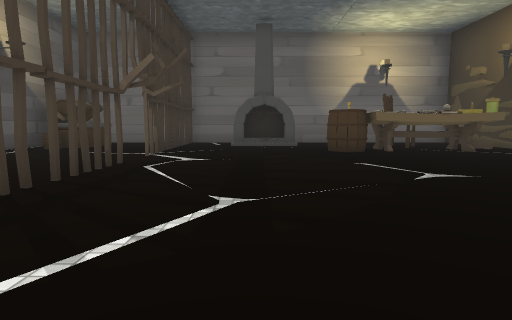
view 1 (above)

16 first-person views from a walk through a 3-D level made in the Unity game engine. The camera is 1.3 m above the floor, tilts 6° down and sees 75° across. The floor is counted in squares, 2 m on a side. Each view is taken from the middle of a square. On the plan, view 1 faces up. The plan holds only what a view shows up to about 10 squares ahead; the rest is blank. The place goes on beyond the plan. The player is left out. Some animated figures are left out. Some surface patterns are stand-ins.

view 2
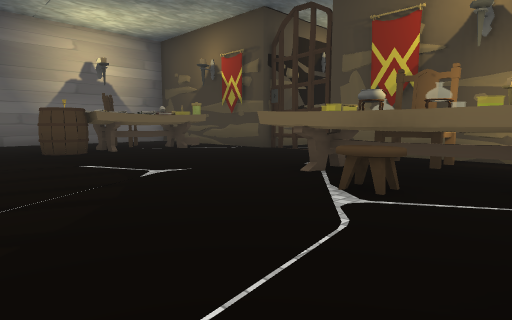

view 3
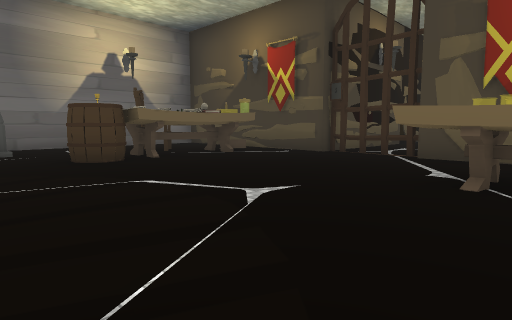

view 4
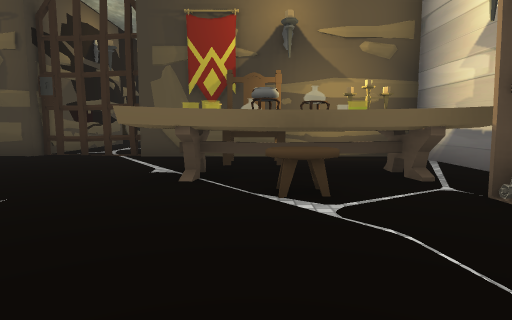

view 5
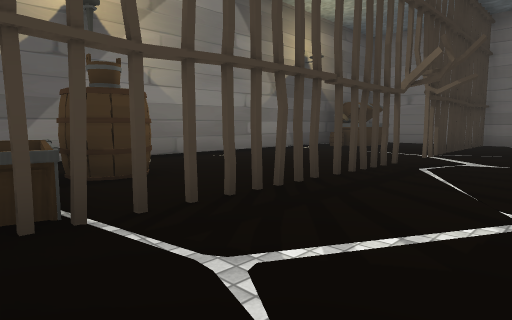

view 6
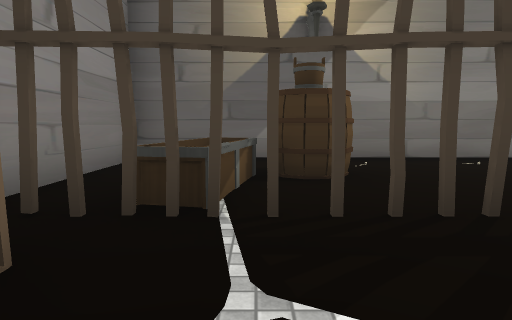

view 7
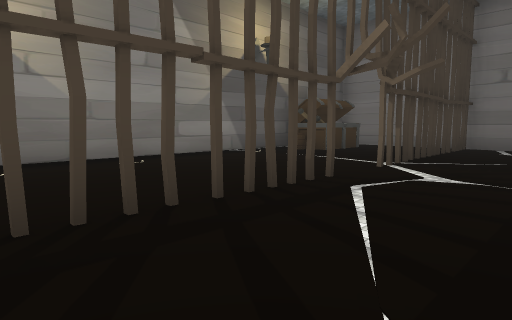

view 8
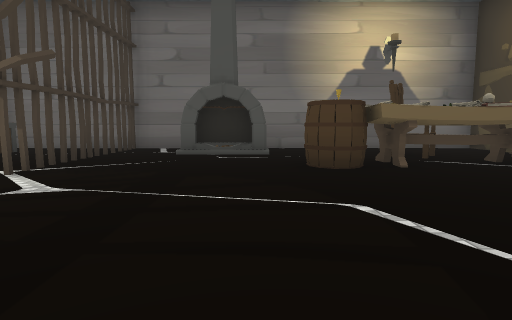

view 9
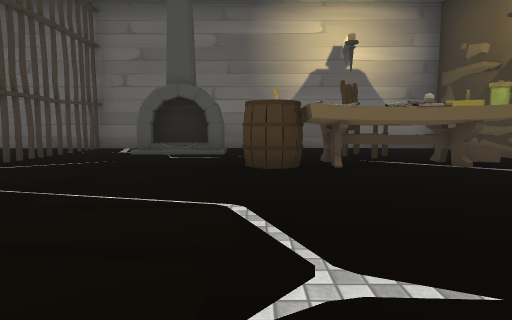

view 10
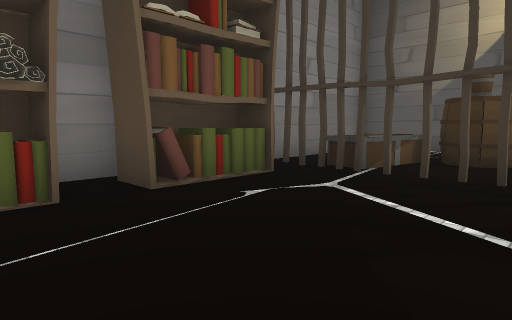

view 11
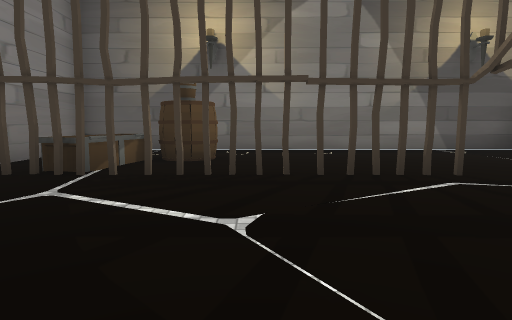

view 12
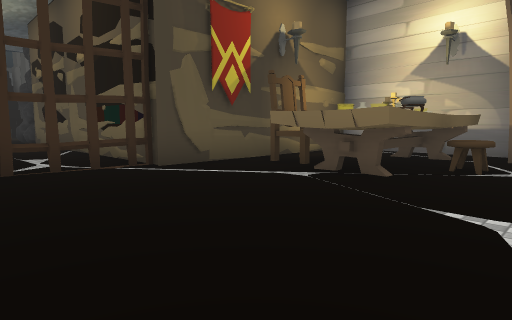

view 13
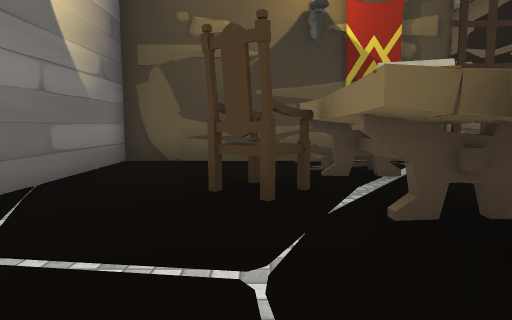

view 14
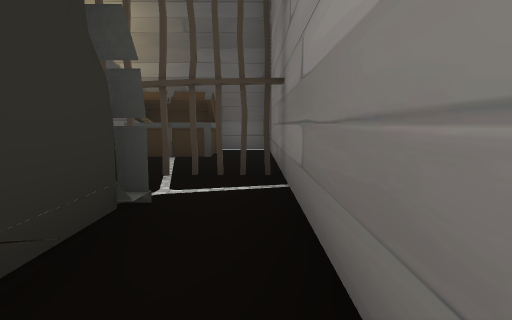

view 15
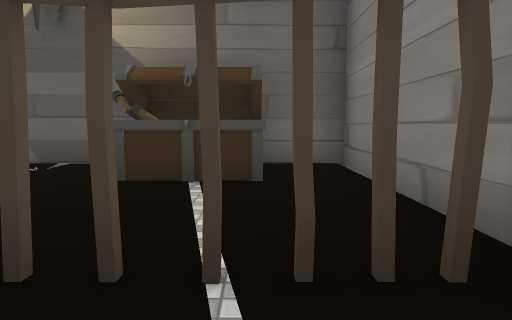

view 16
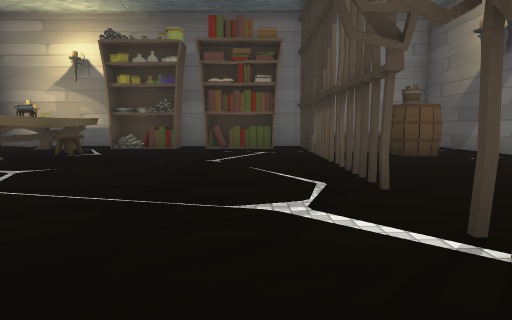

### Floor plan
Key: @ floor where view 1 was taken; # wall or solid block; x gap in a wall; . floor; = window, fence, low wall or low ledge; O other object.
Columns run from 7 left of view 1 to 10 right of it. Each row starts with its distance up from view 1.
 13 ###############
 12 #....#........#
 11 #. ..#.OO.....#
 10 #.O........O..#
  9 #.O..x....OO .#
  8 #....x...OOOOO#
  7 #.............####
  6 #..............=.
  5 #....x...........
  4 #O...#........####
  3 #.......... O.#
  2 #. O.x.....O O#
  1 #..OO#....O   #
  0 #.  O#O@.OO## #
 -1 #....#OOOO### #
 -2  #####  #

Positions as (right, up) in squares from view 1, and headings:
1: (0, 0), facing up
2: (0, 0), facing up-right
3: (0, 2), facing up-right
4: (0, 2), facing right
5: (0, 0), facing up-left
6: (0, 1), facing left
7: (0, 2), facing up-left
8: (1, 3), facing up
9: (2, 3), facing up
10: (2, 3), facing down-left
11: (2, 3), facing left
12: (2, 7), facing down-right
13: (1, 10), facing right
14: (2, 12), facing left
15: (-1, 11), facing left
16: (-1, 9), facing down
